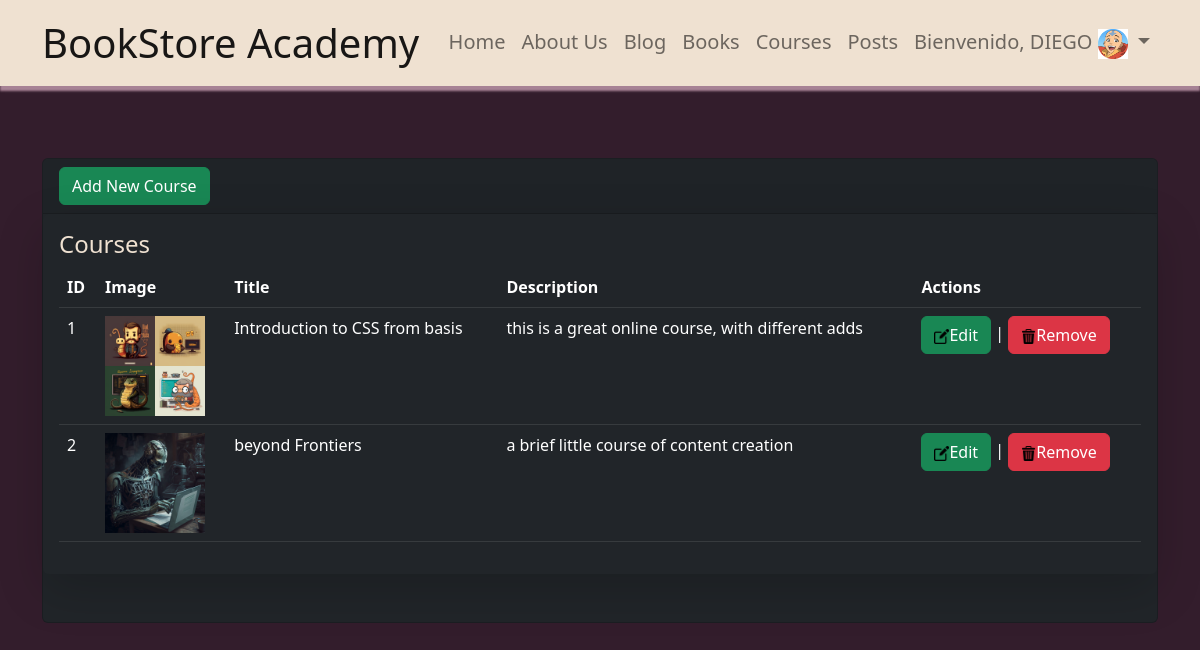
/courses (signed in), run on the app's committed database.
### libreria/models.py (models this page shows, shortened)
class Course(models.Model):
    id = models.AutoField(primary_key=True)
    title = models.CharField(max_length=100, verbose_name='Title')
    image = models.ImageField(upload_to='images/',verbose_name='Course Image', null=True)
    description = models.TextField(null=True, verbose_name='Description')

### libreria/views.py (the view)
# urls.py: path('courses', views.courses, name='courses'),
@login_required
def courses(request):
    courses = Course.objects.all()
    avatar = getavatar(request)
    return render(request, 'courses/index.html', {'courses': courses, 'avatar': avatar})

### libreria/views.py (called while the page is built)
def getavatar(request):
    avatar = Avatar.objects.filter(user = request.user.id)
    try:
        avatar = avatar[0].image.url
    except:
        avatar = None
    return avatar

### libreria/templates/courses/index.html (shortened to what this page needs)
{% extends "base.html" %}
{% block content%}
<br />
<br />
<br />
{% load static %}
<div class="card bg-dark">
  <div class="card-header">
    <a name="" id="" class="btn btn-success" href="{% url 'create_course' %}" role="button" >Add New Course</a>
  </div>
  <div class="card-body shadow-lg p-3 mb-5 bg-body-tertiary rounded">
    <h4 class="card-title">Courses</h4>
    <div class="table-responsive">
      <table class="table table-primary table-dark">
        <thead>
          <tr>
            <th scope="col">ID</th>
            <th scope="col">Image</th>
            <th scope="col">Title</th>
            <th scope="col">Description</th>
            <th scope="col">Actions</th>
          </tr>
        </thead>
        <tbody>
          {% for course in courses %}
          <tr class="">
            <td>{{course.id}}</td>
            <td>
              <img src="{{course.image.url}}" alt="{{course.title}}" height="100" />
            </td>
            <td>{{course.title}}</td>
            <td>{{course.description}}</td>
            <td>
              <a name="" id="" class="btn btn-success" href="{% url 'edit_course' course.id %}" role="button" ><img src="{% static 'libreria/assets/img/edit.png'%}" width="15px"/>Edit</a>
              |
              <a name="" id="" class="btn btn-danger" href="{% url 'remove_course' course.id %}" role="button"><img src="{% static 'libreria/assets/img/delete.png'%}" width="15px"/>Remove</a>
            </td>
          </tr>
          {% endfor %}
        </tbody>
      </table>
    </div>
  </div>
</div>
{% endblock %}

### libreria/templates/base.html (shortened to what this page needs)
{% load static %}
<!doctype html>
<html lang="en">
<head>
    <link href="https://cdn.jsdelivr.net/npm/bootstrap@5.2.1/dist/css/bootstrap.min.css" rel="stylesheet"
>
</head>
<body class="p-0 container-fluid m-0 " style="background-color: #331D2C; color:#EFE1D1;">
    <nav class="navbar navbar-expand-lg sticky-top" style="background-color: #EFE1D1;box-shadow: 0px 5px 2px #A78295;">
        <div class="container">
            <a class="navbar-brand fs-1" href="{% url 'home' %}" >BookStore Academy</a>
            <div class="collapse navbar-collapse fs-5" id="navbarNav">
                {% with request.resolver_match.url_name as url_name %}
                <ul class="navbar-nav ms-auto ">
                    <li class="nav-item">
                        <a class="nav-link" href="{% url 'home' %}">Home</a>
                    </li>
                    <li class="nav-item">
                        <a class="nav-link" href="{% url 'us' %}">About Us</a>
                      </li>
                      <li class="nav-item">
                        <a class="nav-link" href="{% url 'blog' %}">Blog</a>
                      </li>
                    {% if request.user.is_authenticated %}
                        <li class="nav-item"><a class="nav-link" href="{% url 'books' %}">Books</a></li>
                        <li class="nav-item"><a class="nav-link" href="{% url 'courses' %}">Courses</a></li>
                        <li class="nav-item"><a class="nav-link" href="{% url 'insertUrl' %}">Posts</a></li>
                    {% else %}
                        <li class="nav-item">  <a class="nav-link" href="{% url 'login' %}"> Login</a></li>
                        <li class="nav-item">  <a class="nav-link" href="{% url 'register' %}"> Register</a></li>
                    {% endif%}
                    {% if request.user.is_authenticated %}
                    <li class="nav-item dropdown ">
                        <a class="nav-link dropdown-toggle " href="{% url 'profile' %}" role="button" data-bs-toggle="dropdown" aria-expanded="false">
                            Bienvenido, {{ user.username | upper }} <img src='{{avatar}}' width='30px'>
                          </a>
                    </li>
                    {% endif%}
                </ul>
                {% endwith %}
            </div>
        </div>
    </nav>
    <div class="container">
        <div class="row">
            <div class="col-12">
                {% block content %} {% endblock %}
            </div>
        </div>
    </div>
</body>
</html>

### data on the page
Course: id "1", image (picture), title "Introduction to CSS from basis", description "this is a great online course, with different adds"
Course: id "2", image (picture), title "beyond Frontiers", description "a brief little course of content creation"

### other printed values
{{ user.username | upper }} "DIEGO"
